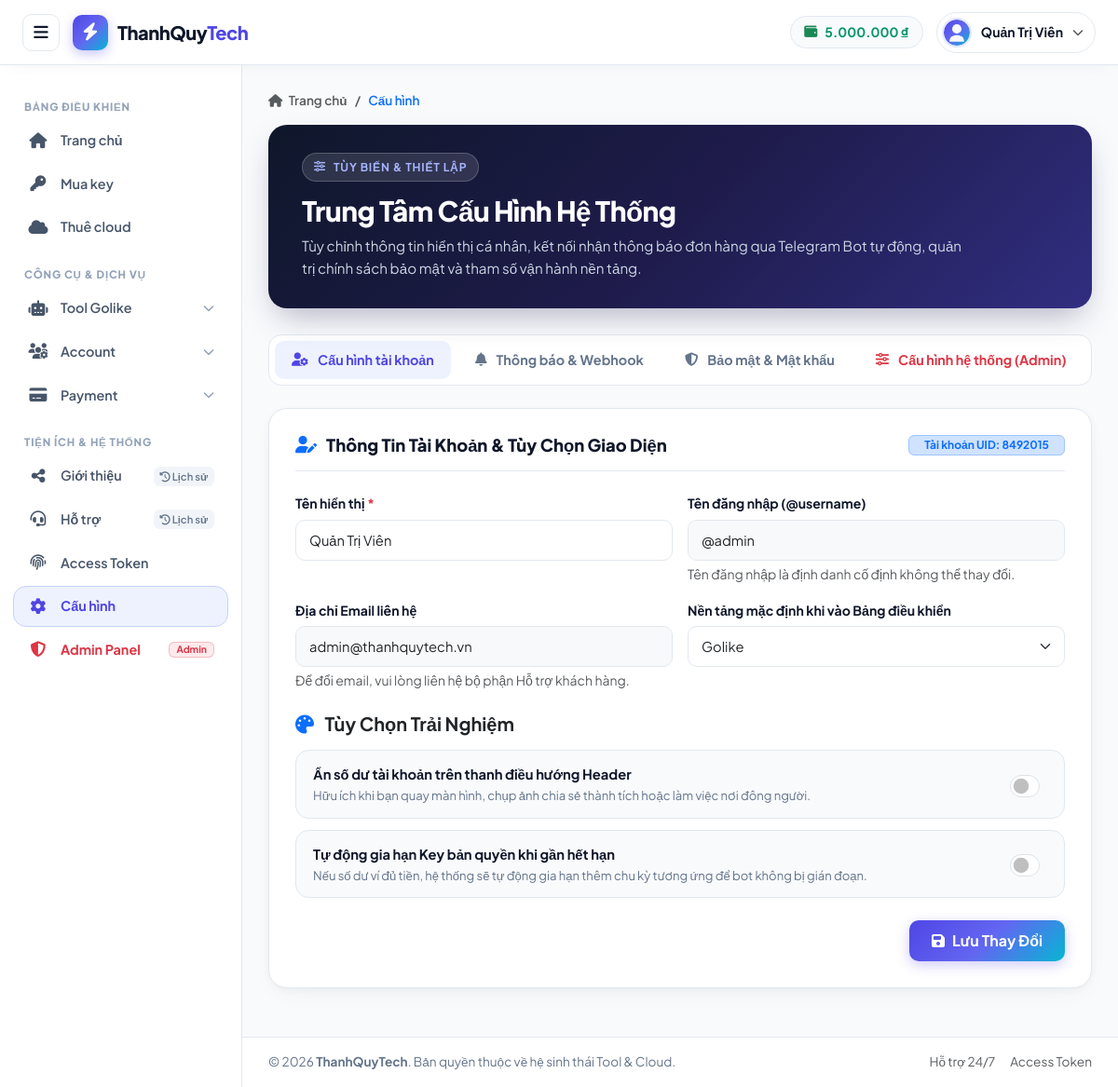
The page /settings.php (signed in) on the database its author committed.
### tables this page shows
CREATE TABLE IF NOT EXISTS `users` (
    `id` BIGINT UNSIGNED AUTO_INCREMENT PRIMARY KEY COMMENT 'Khóa chính tự tăng',
    `uid` INT UNSIGNED NOT NULL UNIQUE COMMENT 'Mã định danh riêng biệt (7 chữ số: 1000000 - 9999999)',
    `uuid` CHAR(36) NOT NULL UNIQUE COMMENT 'Định danh duy nhất chuẩn UUIDv7 liên kết giữa các bảng',
    `name` VARCHAR(100) NOT NULL COMMENT 'Tên hiển thị người dùng',
    `username` VARCHAR(50) NOT NULL UNIQUE COMMENT 'Tên đăng nhập (@tên)',
    `password` VARCHAR(255) NOT NULL COMMENT 'Mật khẩu mã hóa Hash + Salt + Stretching (BCRYPT / Argon2ID)',
    `email` VARCHAR(191) NOT NULL UNIQUE COMMENT 'Địa chỉ email duy nhất',
    `balance` DECIMAL(15, 2) NOT NULL DEFAULT 0.00 COMMENT 'Số dư tài khoản nạp vào (VND)',
    `avatar` VARCHAR(255) NOT NULL DEFAULT 'assets/images/default-avatar.svg' COMMENT 'Đường dẫn ảnh đại diện',
    `role` ENUM('Admin', 'Member') NOT NULL DEFAULT 'Member' COMMENT 'Vai trò người dùng trong hệ thống',
    `status` ENUM('Active', 'Inactive', 'Locked') NOT NULL DEFAULT 'Active' COMMENT 'Trạng thái hoạt động của tài khoản',
    `created_at` TIMESTAMP NOT NULL DEFAULT CURRENT_TIMESTAMP COMMENT 'Thời điểm tạo tài khoản',
    `updated_at` TIMESTAMP NOT NULL DEFAULT CURRENT_TIMESTAMP ON UPDATE CURRENT_TIMESTAMP COMMENT 'Thời điểm cập nhật gần nhất',
    
    INDEX `idx_users_uid` (`uid`),
    INDEX `idx_users_uuid` (`uuid`),
    INDEX `idx_users_username` (`username`),
    INDEX `idx_users_email` (`email`),
    INDEX `idx_users_status` (`status`)
);

### settings.php (the view, shortened to what the rows shown need)
<?php
require_once __DIR__ . '/config/config.php';
$stmt = $pdo->prepare("
    SELECT id, uid, uuid, name, username, email, balance, avatar, role, status, password, created_at, updated_at
    FROM users
    WHERE id = ?
    LIMIT 1
");
$stmt->execute([$_SESSION['user_id']]);
$user = $stmt->fetch();
try {
    $pdo->exec("
        CREATE TABLE IF NOT EXISTS `settings` (
            `id` BIGINT UNSIGNED AUTO_INCREMENT PRIMARY KEY,
            `user_uuid` CHAR(36) DEFAULT NULL,
            `setting_key` VARCHAR(100) NOT NULL,
            `setting_value` LONGTEXT DEFAULT NULL,
            `setting_group` VARCHAR(50) NOT NULL DEFAULT 'general',
            `description` VARCHAR(255) DEFAULT NULL,
            `created_at` TIMESTAMP NOT NULL DEFAULT CURRENT_TIMESTAMP,
            `updated_at` TIMESTAMP NOT NULL DEFAULT CURRENT_TIMESTAMP ON UPDATE CURRENT_TIMESTAMP,
            INDEX `idx_settings_user_uuid` (`user_uuid`),
            INDEX `idx_settings_key` (`setting_key`),
            INDEX `idx_settings_group` (`setting_group`),
            UNIQUE KEY `uq_user_setting_key` (`user_uuid`, `setting_key`)
        ) ENGINE=InnoDB DEFAULT CHARSET=utf8mb4 COLLATE=utf8mb4_unicode_ci;
    ");
} catch (Exception $e) {
}
$userSettings = [];
try {
    $stmtUserSet = $pdo->prepare("SELECT setting_key, setting_value FROM `settings` WHERE user_uuid = ?");
    $stmtUserSet->execute([$user['uuid']]);
    while ($row = $stmtUserSet->fetch()) {
        $userSettings[$row['setting_key']] = $row['setting_value'];
    }
} catch (Exception $e) {
}
$defaultPlatform = $userSettings['default_platform'] ?? 'all';
$hideBalance     = ($userSettings['hide_balance_header'] ?? '0') === '1';
$autoRenew       = ($userSettings['auto_renew_key'] ?? '0') === '1';
$activeTab = $_GET['tab'] ?? 'general';
?>
<!DOCTYPE html>
<html lang="vi">
<head>
    <link href="https://cdn.jsdelivr.net/npm/bootstrap@5.3.3/dist/css/bootstrap.min.css" rel="stylesheet">
    <link rel="stylesheet" href="https://cdnjs.cloudflare.com/ajax/libs/font-awesome/6.5.1/css/all.min.css">
</head>
<body>
    <header class="app-header">
        <div class="header-right">
            <div class="user-balance-pill d-none d-sm-flex" title="Số dư ví tài khoản">
                <i class="fa-solid fa-wallet text-success"></i>
                <span><?= format_currency($user['balance']) ?></span>
            </div>
            <div class="position-relative">
                <button type="button" class="user-profile-btn" onclick="toggleUserPopup(event)">
                    <img src="<?= htmlspecialchars($user['avatar']) ?>" alt="Avatar" class="user-avatar-sm" onerror="this.src='assets/images/default-avatar.svg'">
                    <span class="user-name-text d-none d-md-inline"><?= htmlspecialchars($user['name']) ?></span>
                    <i class="fa-solid fa-chevron-down text-muted" style="font-size: 0.75rem;"></i>
                </button>
            </div>
        </div>
    </header>
    <main class="app-main">
        <div class="content-container">
            <div class="settings-hero">
                <div class="d-flex flex-column flex-md-row align-items-md-center justify-content-between gap-3">
                    <div>
                        <h1 class="hero-title">Trung Tâm Cấu Hình Hệ Thống</h1>
                    </div>
                </div>
            </div>
            <?php if ($activeTab === 'general'): ?>
            <div class="settings-card">
                <div class="card-header-clean">
                    <h2 class="card-title-clean">
                        <i class="fa-solid fa-user-pen text-primary"></i>
                        <span>Thông Tin Tài Khoản & Tùy Chọn Giao Diện</span>
                    </h2>
                    <span class="badge bg-primary-subtle text-primary border border-primary-subtle px-3 py-1">Tài khoản UID: <?= htmlspecialchars($user['uid']) ?></span>
                </div>
                <form action="settings.php?tab=general" method="POST">
                    <div class="row g-3 mb-4">
                        <div class="col-md-6">
                            <label for="name" class="form-label">Tên hiển thị <span class="text-danger">*</span></label>
                            <input type="text" class="form-control" id="name" name="name" value="<?= htmlspecialchars($user['name']) ?>" required>
                        </div>
                        <div class="col-md-6">
                            <label for="username" class="form-label">Tên đăng nhập (@username)</label>
                            <input type="text" class="form-control bg-light" id="username" value="<?= htmlspecialchars($user['username']) ?>" readonly disabled>
                            <div class="form-text text-muted">Tên đăng nhập là định danh cố định không thể thay đổi.</div>
                        </div>
                        <div class="col-md-6">
                            <label for="email" class="form-label">Địa chỉ Email liên hệ</label>
                            <input type="email" class="form-control bg-light" id="email" value="<?= htmlspecialchars($user['email']) ?>" readonly disabled>
                            <div class="form-text text-muted">Để đổi email, vui lòng liên hệ bộ phận Hỗ trợ khách hàng.</div>
                        </div>
                        <div class="col-md-6">
                            <label for="default_platform" class="form-label">Nền tảng mặc định khi vào Bảng điều khiển</label>
                            <select class="form-select" id="default_platform" name="default_platform">
                                <option value="golike" <?= ($defaultPlatform === 'golike') ? 'selected' : '' ?>>Golike</option>
                            </select>
                        </div>
                    </div>
                    <h5 class="fw-bold text-dark mb-3 mt-4">
                        <i class="fa-solid fa-palette text-primary me-2"></i> Tùy Chọn Trải Nghiệm
                    </h5>
                    <div class="switch-container">
                        <div>
                            <div class="switch-title">Ẩn số dư tài khoản trên thanh điều hướng Header</div>
                            <p class="switch-desc">Hữu ích khi bạn quay màn hình, chụp ảnh chia sẻ thành tích hoặc làm việc nơi đông người.</p>
                        </div>
                        <div class="form-check form-switch m-0">
                            <input class="form-check-input" type="checkbox" name="hide_balance_header" id="switchHideBalance" <?= $hideBalance ? 'checked' : '' ?>>
                        </div>
                    </div>
                    <div class="switch-container">
                        <div>
                            <div class="switch-title">Tự động gia hạn Key bản quyền khi gần hết hạn</div>
                            <p class="switch-desc">Nếu số dư ví đủ tiền, hệ thống sẽ tự động gia hạn thêm chu kỳ tương ứng để bot không bị gián đoạn.</p>
                        </div>
                        <div class="form-check form-switch m-0">
                            <input class="form-check-input" type="checkbox" name="auto_renew_key" id="switchAutoRenew" <?= $autoRenew ? 'checked' : '' ?>>
                        </div>
                    </div>
                    <div class="text-end mt-4">
                        <button type="submit" class="btn-gradient-primary">
                            <i class="fa-solid fa-floppy-disk"></i> Lưu Thay Đổi
                        </button>
                    </div>
                </form>
            </div>
            <?php endif; ?>
        </div>
    </main>
</body>
</html>

### rows shown on the page
users: balance "5.000.000 ₫", avatar (placeholder picture), name "Quản Trị Viên", uid "8492015", username "@admin", email "admin@thanhquytech.vn"
